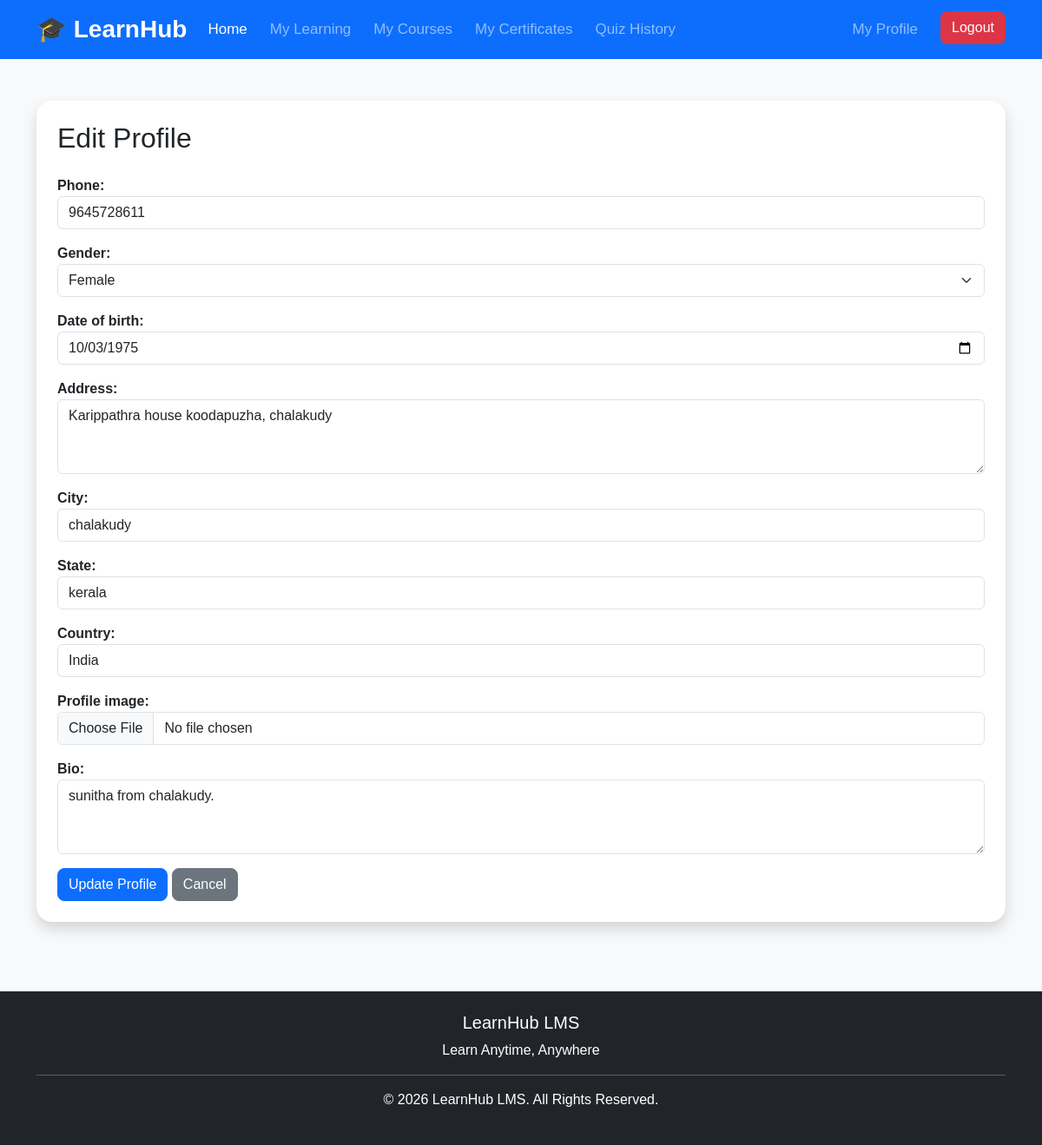
Screenshot of /edit-profile/ (signed in) with the database file from the repository.
### accounts/models.py (models this page shows, shortened)
class Profile(models.Model):
    user = models.OneToOneField(
        User,
        on_delete=models.CASCADE
    )
    role = models.CharField(
        max_length=10,
        choices=ROLE_CHOICES
    )
    phone = models.CharField(
        max_length=15,
        blank=True
    )
    gender = models.CharField(
        max_length=10,
        choices=GENDER_CHOICES,
        blank=True
    )
    date_of_birth = models.DateField(
        null=True,
        blank=True
    )
    address = models.TextField(
        blank=True
    )
    city = models.CharField(
        max_length=100,
        blank=True
    )
    state = models.CharField(
        max_length=100,
        blank=True
    )
    country = models.CharField(
        max_length=100,
        default="India"
    )
    profile_image = models.ImageField(
        upload_to="profiles/",
        blank=True,
        null=True
    )
    bio = models.TextField(
        blank=True
    )
    created_at = models.DateTimeField(
        auto_now_add=True
    )
    updated_at = models.DateTimeField(
        auto_now=True
    )
    is_teacher_approved = models.BooleanField(default=False)

### accounts/views.py (the view)
@login_required
def edit_profile(request):
    profile = Profile.objects.get(
        user=request.user
    )
    if request.method == "POST":
        form = ProfileForm(
            request.POST,
            request.FILES,
            instance=profile
        )
        if form.is_valid():
            form.save()
            messages.success(
                request,
                "Profile updated successfully."
            )
            return redirect("profile")
    else:
        form = ProfileForm(
            instance=profile
        )
    return render(
        request,
        "accounts/edit_profile.html",
        {
            "form": form
        }
    )

### templates/accounts/edit_profile.html (shortened to what this page needs)
{% extends 'base.html' %}
{% block content %}
<div class="container mt-5">
    <div class="card shadow p-4">
        <h2 class="mb-4">
            Edit Profile
        </h2>
        <form
            method="POST"
            enctype="multipart/form-data">
            {{ form.as_p }}
            <button
                type="submit"
                class="btn btn-primary">
                Update Profile
            </button>
            <a
                href="{% url 'profile' %}"
                class="btn btn-secondary">
                Cancel
            </a>
        </form>
    </div>
</div>
{% endblock %}

### static/css/style.css (style rules this page uses)
body { font-family: Arial, sans-serif; background-color: #f8f9fa; }
.card { border:none; border-radius:15px; transition:0.3s; box-shadow:0 5px 15px rgba(0,0,0,.1); }
html, body { height:100%; }
body { background:#f8f9fa; }
.card { border-radius:18px; }
label { font-weight:600; }
.btn { border-radius:8px; }

### rows the page displays
Profile: phone "9645728611", gender "Female", date_of_birth "10/03/1975", address "Karippathra house koodapuzha, chalakudy", city "chalakudy", state "kerala", country "India", bio "sunitha from chalakudy."
